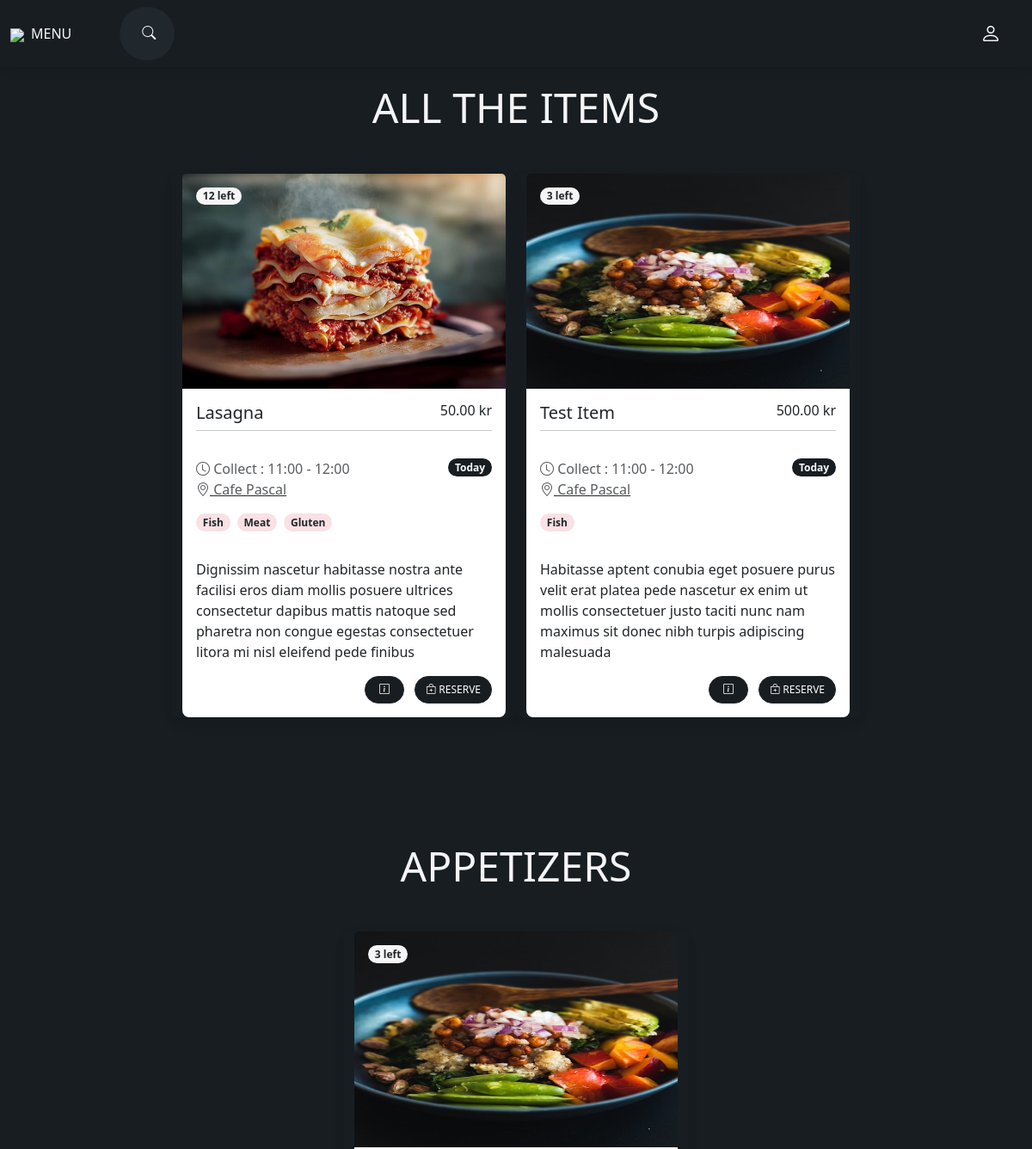
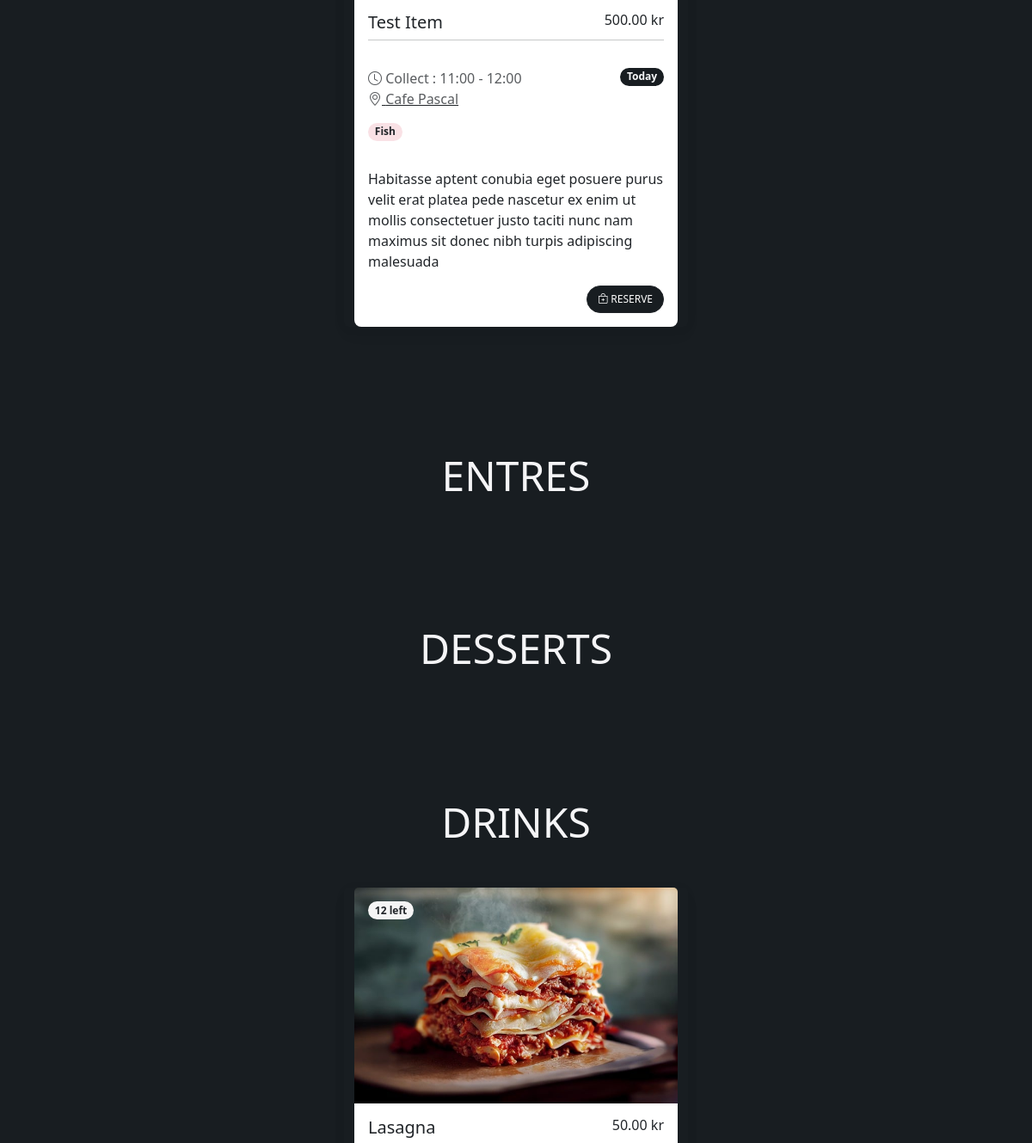
/order/ (upper part), run on an earlier commit of the app's database (2 pictures, top to bottom).
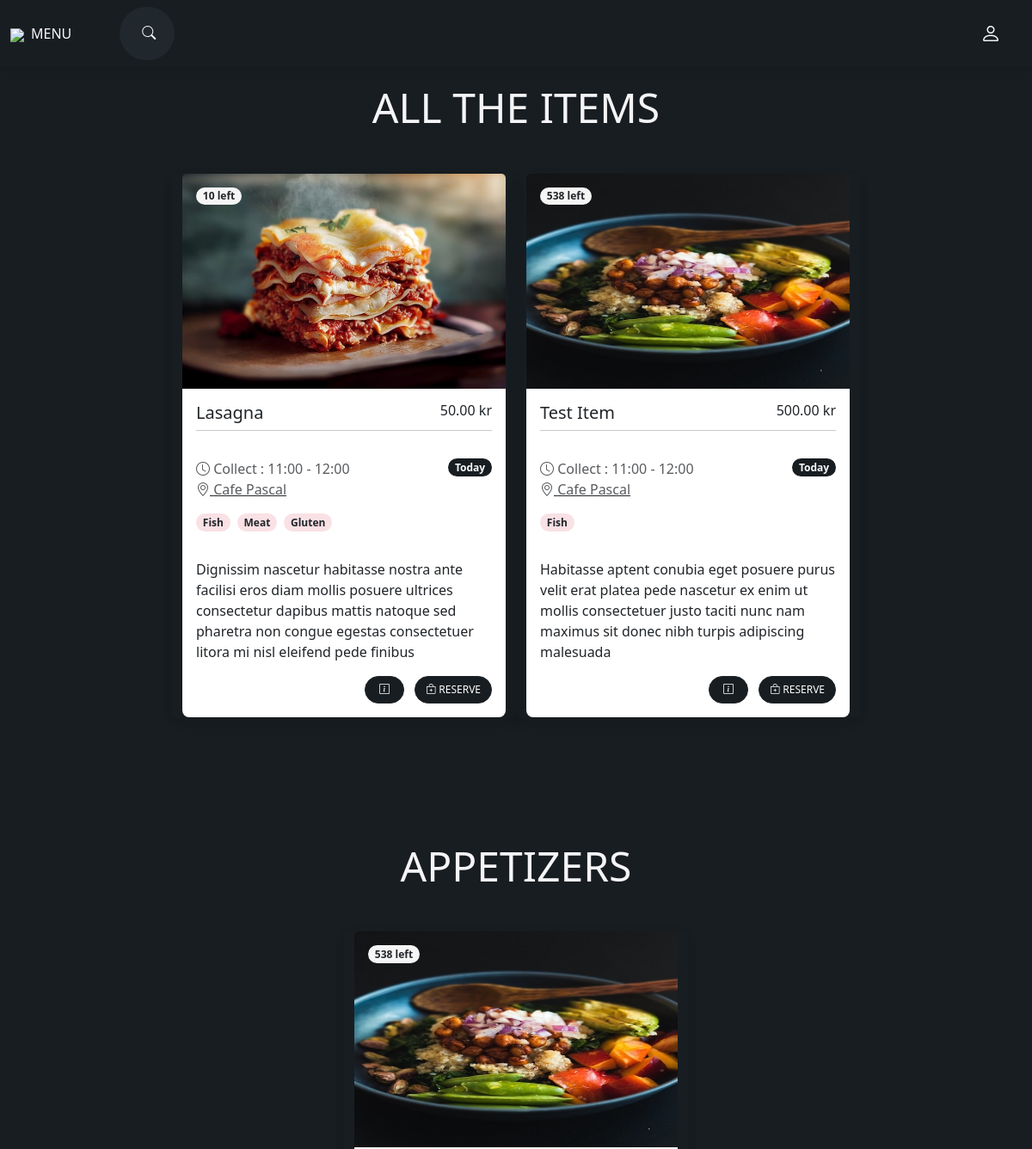
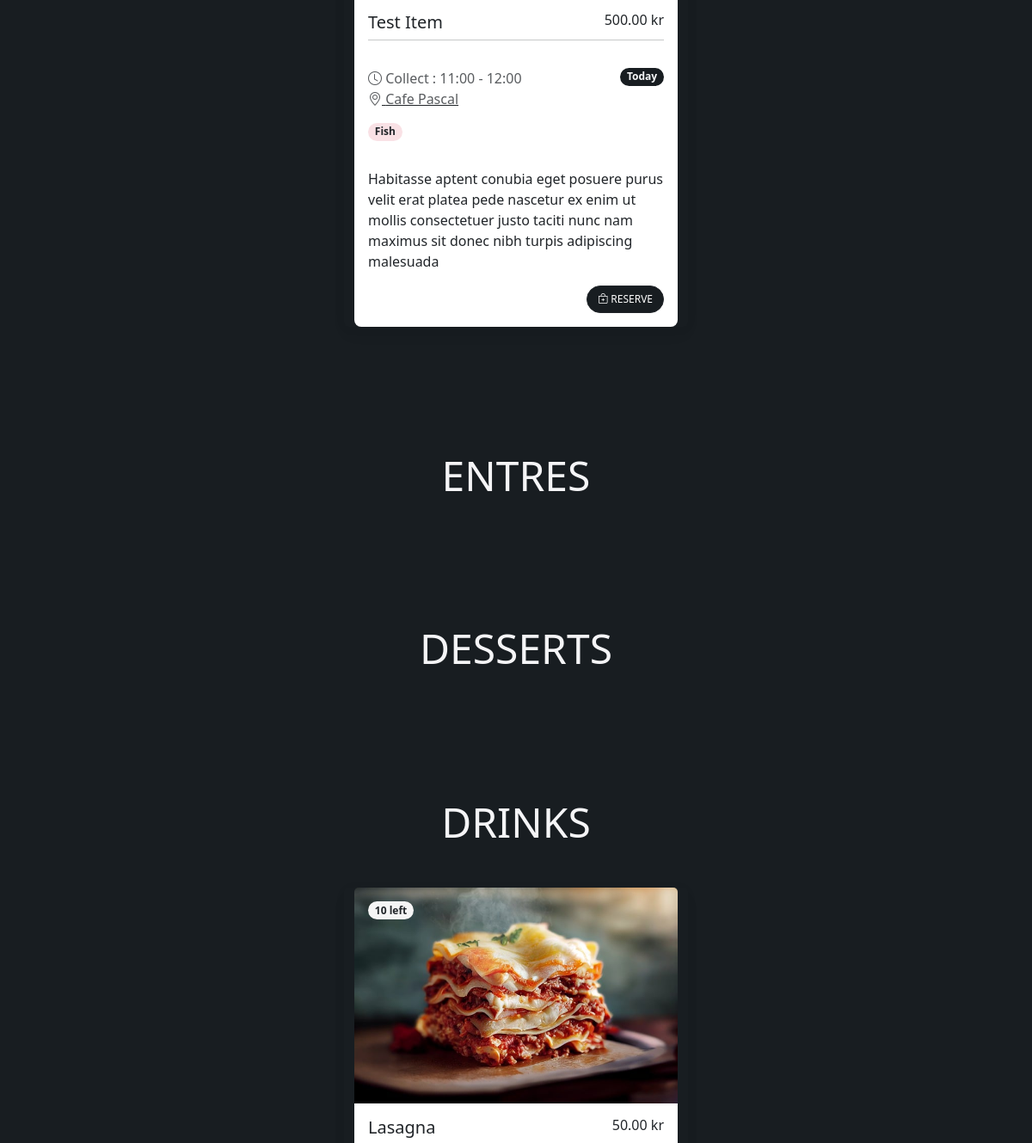
And on a later commit of the database (2 pictures, top to bottom).
### customer/models.py (models this page shows, shortened)
class MenuItem(models.Model):
    TODAY = 'Today'
    TOMORROW = 'Tomorrow'
    DAY_CHOICES = [(TODAY, 'Today'),(TOMORROW, 'Tomorrow'),]
    TIME_CHOICES = [(f'{hour:02}:{minute:02}', f'{hour % 12 or 12}:{minute:02} {"AM" if hour < 12 else "PM"}')
                    for hour in range(11, 24)  # Hours from 11 to 23 (24-hour format)
                    for minute in range(0, 60, 15)]  # Minutes with a step of 15 minutes (0, 15, 30, 45)
    def is_out_of_stock(self):
        return self.stock == 0
    name = models.CharField(max_length=100)
    store_location = models.ForeignKey(StoreLocation, on_delete=models.CASCADE, related_name='menu_items', null=True, blank=True, help_text='Select the store location for this item')
    collect_day = models.CharField(max_length=50, choices=DAY_CHOICES, default=TODAY, help_text='Select the day to collect order')
    collect_time_start = models.CharField(max_length=5, choices=TIME_CHOICES, default='11:00', help_text='Select the time to collect order')
    collect_time_end = models.CharField(max_length=5, choices=TIME_CHOICES, default='12:00')
    stock = models.PositiveIntegerField(default=0, help_text='Enter the number of items in stock')
    description = models.TextField(max_length=200, help_text='Enter a brief description of the item (Max. 200 characters)')
    allergy = models.ManyToManyField('Allergie', related_name='items', help_text='Select the allergies for this item (if any, Max. 5)')
    image = models.ImageField(upload_to='menu_images/',help_text='Upload an image of the item (640X427)')
    price = models.DecimalField(max_digits=5, decimal_places=2, help_text='Enter the price of the item (Max. 50.00)')
    category = models.ManyToManyField('Categorie', related_name='items', help_text='Select the categories for this item')
    @property
    def imageURL(self):
        try:
            url = self.image.url
        except:
            url = ''
        return url

class StoreLocation(models.Model):
    name = models.CharField(max_length=255, help_text='Enter the name of your store')
    address = models.CharField(max_length=255, help_text='Enter the store address')
    city = models.CharField(max_length=100, help_text='Enter the city')
    country = models.CharField(max_length=100, help_text='Enter the country')
    postal_code = models.CharField(max_length=20, help_text='Enter the postal code')
    store_link = models.URLField(max_length=200, help_text='Enter the link to your store location on Google Maps', blank=True)

### customer/views.py (the view, shortened to what this page needs)
# urls.py: path('order/', Order.as_view(), name='order'),
class Order(View):
    def get(self, request, *args, **kwargs):
        query = request.GET.get("q")
        all_items = MenuItem.objects.filter(
            Q(name__icontains=query) |
            Q(price__icontains=query) |
            Q(description__icontains=query)
        ) if query else MenuItem.objects.all()
        print("SQL Query:", all_items.query)
        appetizers = MenuItem.objects.filter(category__name__contains='Appetizer')
        entres = MenuItem.objects.filter(category__name__contains='Entre', stock__gt=0)
        desserts = MenuItem.objects.filter(category__name__contains='Dessert', stock__gt=0)
        drinks = MenuItem.objects.filter(category__name__contains='Drink', stock__gt=0)
        store_location = StoreLocation.objects.first()
        context = {
            'all_items': all_items,
            'appetizers': appetizers,
            'entres': entres,
            'desserts': desserts,
            'drinks': drinks,
            'store_location': store_location,
        }
        return render(request, 'customer/order.html', context)

### customer/templates/customer/order.html (shortened to what the changed rows need)
  {% extends 'customer/base.html' %}
  {% block content %}
  <form method="POST">
    <div class="container py-5 mt-5">
      <div class="row col-auto justify-content-center ">
        {% for all_the_item in all_items %}
          <div class="card bg-transparent border-0 mt-5 " style="width: 25rem;">
            <img src="{{ all_the_item.imageURL }}" class="card-img-top" alt="...">
            {% if all_the_item.is_out_of_stock %}
            <div class="badge badge-black rounded-8 m-3 position-absolute" style="background:rgb(183, 51, 51);" >{{ all_the_item.stock }} left</div>
            {% else %}
              {% if entre.stock == 0 %}
                <p class="text-warning">Limited Stock</p>
              {% else %}
            <div class="badge badge-light text-dark rounded-8 m-3 position-absolute">{{ all_the_item.stock }} left</div>
            {% endif %}
            {% endif %}
            <div class="card-body bg-white">
              <div class="d-flex flex-row justify-content-between mb-0">
                <h5 class="text-capitalize">{{ all_the_item.name }}</h5>
                <h6>{{ all_the_item.price }} kr</h6>
              </div>
              <hr class="mt-0">
              <div class="d-flex flex-row justify-content-between py-3">
                <div class="d-flex flex-column"><span class="text-muted"><i class="bi bi-clock"></i> Collect : {{ all_the_item.collect_time_start }} - {{ all_the_item.collect_time_end }}</span>
                  <span class="text-muted"><i class="bi bi-geo-alt"></i><a href="{{ all_the_item.store_location.store_link }}" class="text-muted link-dark" target="_blank"> {{ all_the_item.store_location.name }}</a></span>
                  <div class="d-flex mt-3 ">
                    {% for allergen in all_the_item.allergy.all|slice:":4" %}
                      <h5 class="badge badge-danger text-dark rounded-8 mb-3 me-2">{{ allergen.name }}</h5>
                    {% empty %}
                      <p>No allergies</p>
                    {% endfor %}
                  </div>
                </div>
                <div class="d-flex flex-column"><small class="badge btn_store text-light rounded-8 mb-2">{{ all_the_item.collect_day }}</small>
                </div>
              </div>
              <p class="card-text">{{ all_the_item.description }}</p>
              <div style="text-align: end;">
                <a href="{% url 'single-page' %}" class="btn btn-dark btn_store flex-shrink-0 rounded-8 shadow-0 pe-3 ps-3">
                  <i class="bi bi-info-square"></i>
                </a>
                 <button type="submit" name="items[]" value="{{ all_the_item.pk }}"
                  class="btn btn-dark btn_store flex-shrink-0 ms-2 rounded-8 shadow-0{% if all_the_item.is_out_of_stock %} disabled{% endif %}">
              <i class="bi bi-bag-plus"></i> Reserve</button>
              </div>
            </div>
          </div>
          {% endfor %}
        </div>
      </div>
      <div class="container py-5 mt-5">
      <div class="row col-auto justify-content-center ">
        {% for app in appetizers %}
          <div class="card bg-transparent border-0 mt-5 " style="width: 25rem;">
            <img src="{{ app.image.url }}" class="card-img-top" alt="...">
            {% if app.is_out_of_stock %}
            <div class="badge badge-black rounded-8 m-3 position-absolute" style="background:rgb(183, 51, 51);" >{{ app.stock }} left</div>
            {% else %}
              {% if app.stock == 0 %}
                <p class="text-warning">Limited Stock</p>
              {% else %}
            <div class="badge badge-light text-dark rounded-8 m-3 position-absolute">{{ app.stock }} left</div>
            {% endif %}
            {% endif %}
            <div class="card-body bg-white">
              <div class="d-flex flex-row justify-content-between mb-0">
                <h5 class="text-capitalize">{{ app.name }}</h5>
                <h6>{{ app.price }} kr</h6>
              </div>
              <hr class="mt-0">
              <div class="d-flex flex-row justify-content-between py-3">
                <div class="d-flex flex-column"><span class="text-muted"><i class="bi bi-clock"></i> Collect : {{ app.collect_time_start }} - {{ app.collect_time_end }}</span>
                  <span class="text-muted"><i class="bi bi-geo-alt"></i><a href="{{ app.store_location.store_link }}" class="text-muted link-dark" target="_blank"> {{ app.store_location.name }}</a></span>
                  <div class="d-flex mt-3 ">
                    {% for allergen in app.allergy.all|slice:":4" %}
                      <h5 class="badge badge-danger text-dark rounded-8 mb-3 me-2">{{ allergen.name }}</h5>
                    {% empty %}
                      <p>No allergies</p>
                    {% endfor %}
                  </div>
                </div>
                <div class="d-flex flex-column"><small class="badge btn_store text-light rounded-8 mb-2">{{ app.collect_day }}</small>
                </div>
              </div>
              <p class="card-text">{{ app.description }}</p>
              <div style="text-align: end;">
                 <button type="submit" name="items[]" value="{{ app.pk }}"
                  class="btn btn-dark btn_store flex-shrink-0 ms-2 rounded-8 shadow-0{% if app.is_out_of_stock %} disabled{% endif %}">
              <i class="bi bi-bag-plus"></i> Reserve</button>
              </div>
            </div>
          </div>
          {% endfor %}
        </div>
      </div>
       <div class="container py-5 mt-5">
        <div class="row col-auto justify-content-center ">
          {% for drink in drinks %}
            <div class="card bg-transparent border-0 mt-5 " style="width: 25rem;">
              <img src="{{ drink.image.url }}" class="card-img-top" alt="...">
              {% if drink.is_out_of_stock %}
              <div class="badge badge-black rounded-8 m-3 position-absolute" style="background:rgb(183, 51, 51);" >{{ drink.stock }} left</div>
              {% else %}
                {% if drink.stock == 0 %}
                  <p class="text-warning">Limited Stock</p>
                {% else %}
              <div class="badge badge-light text-dark rounded-8 m-3 position-absolute">{{ drink.stock }} left</div>
              {% endif %}
              {% endif %}
              <div class="card-body bg-white">
                <div class="d-flex flex-row justify-content-between mb-0">
                  <h5 class="text-capitalize">{{ drink.name }}</h5>
                  <h6>{{ drink.price }} kr</h6>
                </div>
              </div>
            </div>
            {% endfor %}
          </div>
        </div>
  </form>
  {% endblock content %}

What changed in the data, as far as the page shows it:
changed MenuItem "Lasagna": stock "12" → "10"
changed MenuItem "Test Item": stock "3" → "538"
